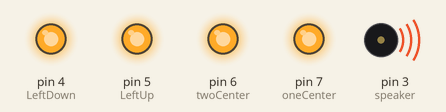
Recording of a sketch running on a simulated Arduino Uno, built with avr-gcc and run on an emulated ATmega328P. Shown: output pins drawn as LEDs (lit = HIGH), buzzer (waves = sounding).

Above: at 0.1 s.
At 1.4 s:
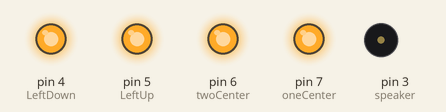
Timing chart, 0 to 32.3 s (numbered marks = the images above):
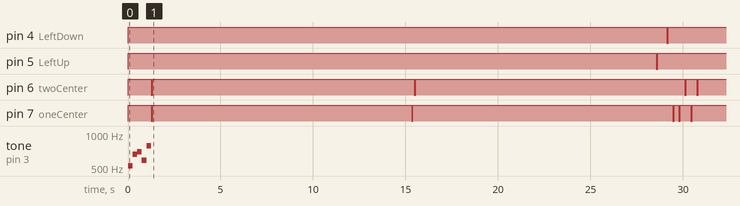

The sketch:

PIUXX-BrainPowerUnlocker-Main.ino
```cpp
/*
Pump it up XX - Brain Power Unlocker compact version
by SC4RL3T
Main controller unit

[NOTICE]
Unexpected errors and breakdowns may occur due to the use of
this source code and the direct connection of equipment to Pump It Up,
and all responsibility lies with the user.

[주의사항]
이 소스코드의 사용과 Pump it up 기체에 직접적인 장비 연결에 대한 손상, 오류 등을 초례할 수 있습니다.
이에 대한 피해 보상은 그 누구도 해주지 않으며, 모든 책임은 사용자 본인에게 있습니다.

예상대로 작동되지 않을경우 확인 후 값을 수정해주세요.
*/

int i = 0;
int oneCenter = 7;
int twoCenter = 6;
int LeftUp = 5;
int LeftDown = 4;
int speaker = 3;

void setup() {

  pinMode(oneCenter, OUTPUT);
  pinMode(twoCenter, OUTPUT);
  pinMode(LeftUp, OUTPUT);
  pinMode(LeftDown, OUTPUT);
  pinMode(speaker, OUTPUT);

  digitalWrite(oneCenter, HIGH);
  digitalWrite(twoCenter, HIGH);
  digitalWrite(LeftUp, HIGH);
  digitalWrite(LeftDown, HIGH);

  tone(speaker, 523.2511); //부팅 사운드
  delay(250);
  tone(speaker, 659.2551);
  delay(250);
  tone(speaker, 698.4565);
  delay(250);
  noTone(speaker);

}

void loop() {

  tone(speaker, 587.3295); //시작 사운드
  delay(250);
  tone(speaker, 783.9909);
  delay(250);
  noTone(speaker);

  digitalWrite(oneCenter, LOW); //카드입력 전 스타트 입력
  digitalWrite(twoCenter, LOW);
  delay(75);
  digitalWrite(oneCenter, HIGH);
  digitalWrite(twoCenter, HIGH);

  delay(14000); //카드입력 대기

  digitalWrite(oneCenter, LOW); //엔트리
  delay(75);
  digitalWrite(oneCenter, HIGH);
  delay(75);
  digitalWrite(twoCenter, LOW);
  delay(75);
  digitalWrite(twoCenter, HIGH);

  delay(13000); //셀렉트 뮤직 대기

  digitalWrite(LeftUp, LOW); //카테고리 나가기
  delay(75);
  digitalWrite(LeftUp, HIGH);

  delay(500);
  digitalWrite(LeftDown, LOW); //왼쪽 1칸 이동
  delay(75);
  digitalWrite(LeftDown, HIGH);

  delay(250);
  digitalWrite(oneCenter, LOW); //UCS 카테고리 선택
  delay(75);
  digitalWrite(oneCenter, HIGH);

  delay(250);
  digitalWrite(oneCenter, LOW); //UCS 선택완료
  delay(75);
  digitalWrite(oneCenter, HIGH);
  delay(250);
  digitalWrite(twoCenter, LOW);
  delay(75);
  digitalWrite(twoCenter, HIGH);
  delay(250);
  digitalWrite(oneCenter, LOW);
  delay(75);
  digitalWrite(oneCenter, HIGH);
  delay(250);
  digitalWrite(twoCenter, LOW);
  delay(75);
  digitalWrite(twoCenter, HIGH);

  delay(90500); //곡 길이

  while(i<4) {
    digitalWrite(oneCenter, LOW); //결과창 연타
    digitalWrite(twoCenter, LOW);
    delay(50);
    digitalWrite(oneCenter, HIGH);
    digitalWrite(twoCenter, HIGH);
    delay(50);
    i++;
}

  i=0;

  delay(21000);

  digitalWrite(oneCenter, LOW); //UCS 선택완료
  delay(75);
  digitalWrite(oneCenter, HIGH);
  delay(250);
  digitalWrite(twoCenter, LOW);
  delay(75);
  digitalWrite(twoCenter, HIGH);
  delay(250);
  digitalWrite(oneCenter, LOW);
  delay(75);
  digitalWrite(oneCenter, HIGH);
  delay(250);
  digitalWrite(twoCenter, LOW);
  delay(75);
  digitalWrite(twoCenter, HIGH);

  delay(90500); //곡 길이

  while(i<4) {
    digitalWrite(oneCenter, LOW); //결과창 연타
    digitalWrite(twoCenter, LOW);
    delay(50);
    digitalWrite(oneCenter, HIGH);
    digitalWrite(twoCenter, HIGH);
    delay(50);
    i++;
}

  i=0;

  delay(7000);

  while(i<4) {
    digitalWrite(oneCenter, LOW); //게임종료 연타
    digitalWrite(twoCenter, LOW);
    delay(50);
    digitalWrite(oneCenter, HIGH);
    digitalWrite(twoCenter, HIGH);
    delay(50);
    i++;
}

  i=0;

  delay(14000); //게임오버 대기

}
```

Measured:
- by itself, pin 4 (LeftDown): HIGH → LOW at 29.1 s, → HIGH 0.08 s later
- by itself, pin 5 (LeftUp): HIGH → LOW at 28.6 s, → HIGH 0.08 s later
- by itself, tone on pin 3 (speaker): plays 523 Hz for 0.25 s, 659 Hz for 0.25 s, 698 Hz for 0.25 s, 587 Hz for 0.25 s, 783 Hz for 0.25 s
